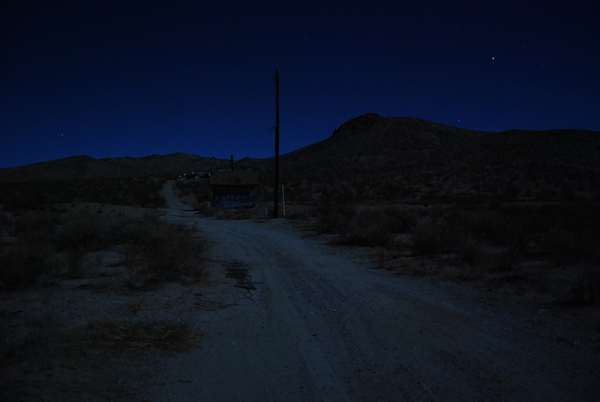
#> input picture Data/Images/Lane.jpg, 600 x 402 px
$ jupyter execute Histogram_Manipulation_for_Color_Correction.ipynb
#> lines starting #> are read from the running program, lines starting #| are printed output that depends on the picture
<a href="https://colab.research.google.com/github/mayur7garg/66DaysOfData/blob/main/Day%2022/Histogram_Manipulation_for_Color_Correction.ipynb" target="_parent"></a>

# Color correction using Histogram Manipulation

**Reference**:
- [Image Processing with Python: Color Correction using Histogram Manipulation](https://medium.com/swlh/image-processing-with-python-histogram-manipulation-on-digital-images-d4fb426d3513)

## Imports

[cell 1]
import numpy as np
import matplotlib
import matplotlib.pyplot as plt
from skimage.io import imread
from skimage import img_as_ubyte
from skimage.color import rgb2gray
from skimage.exposure import histogram, cumulative_distribution

## Loading the image

[cell 2]
image = imread('../Data/Images/Lane.jpg')
#> image is the input picture: shape (402, 600, 3); mean R, G, B 12.6, 19, 33.5
plt.figure(figsize = (10, 10))
plt.imshow(image)
plt.axis(False)
plt.title('Original Image', fontsize = 20)
plt.show()

## Color correction in grayscale

### PDF and CDF in grayscale

[cell 3]
fig, ax = plt.subplots(1, 2, figsize=(15,5))
image_gray = rgb2gray(image)
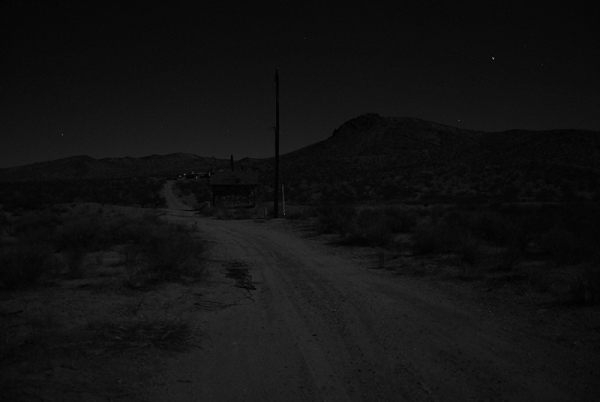
#> image_gray: shape (402, 600) float64; min 0, max 0.572, mean 0.0733
ax[0].imshow(image_gray, cmap='gray')
ax[0].axis(False)
ax[0].set_title('Grayscale Image', fontsize = 20)
ax1 = ax[1]
ax2 = ax1.twinx()
freq_h, bins_h = histogram(image_gray)
#> freq_h = 256 values, max 9839 at index 19, min 0 at index 86, mean 942.2; bins_h = 256 values from 0.00112 to 0.571
freq_c, bins_c = cumulative_distribution(image_gray)
#> freq_c = 256 values from 2.07e-05 to 1; bins_c = 256 values from 0.00112 to 0.571
ax1.step(bins_h, freq_h*1.0/freq_h.sum(), c='b', label='PDF')
ax2.step(bins_c, freq_c, c='r',  label='CDF')
ax1.set_ylabel('PDF', color='b', fontsize = 16, fontweight="bold")
ax2.set_ylabel('CDF', color='r', fontsize = 16, fontweight="bold")
ax[1].set_xlabel('Intensity value', fontsize = 16)
ax[1].set_title('Histogram of Pixel Intensity', fontsize = 20);
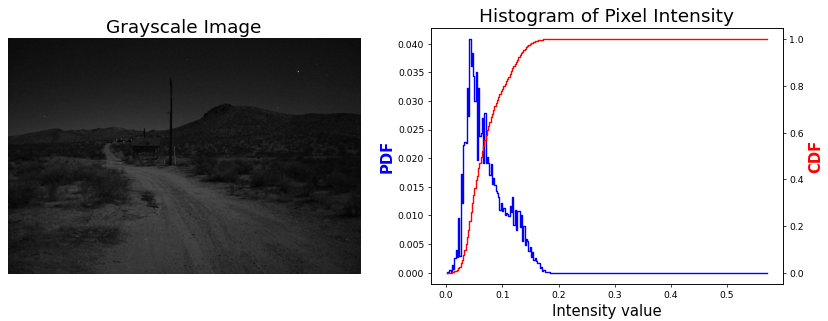
#> figure drawn by matplotlib, 3 panels; panel 2: curve peaks at x = 0.0436, y = 0.0408; panel 3: curve peaks at x = 0.571, y = 1

### Function to get the indices of all elements of array `y` in array `x`

[cell 4]
def get_indices(x, y):
    xsorted = np.argsort(x)
    ypos = np.searchsorted(x[xsorted], y)
    return xsorted[ypos]

### Color correction by translating the actual CDF to a linear target CDF

[cell 5]
image_intensity = img_as_ubyte(image_gray)
freq, bins = cumulative_distribution(image_intensity)
#> freq = 147 values from 2.07e-05 to 1; bins = 147 values from 0 to 146
target_bins = np.arange(255)
target_freq = np.linspace(0, 1, len(target_bins))
new_vals = np.interp(freq, target_freq, target_bins)
#> new_vals = 147 values from 0.00527 to 254
fig, ax = plt.subplots(1,2, figsize=(15,5))
ax[0].step(bins, freq, c='b', label='Actual CDF')
ax[0].plot(target_bins, target_freq, c='r', label='Target CDF')
ax[0].legend()
ax[0].set_title('Grayscale: Actual vs. '
                'Target CDF', fontsize = 16)
indices = get_indices(bins, image_intensity)
#> in get_indices, `xsorted = np.argsort(x)`: xsorted = 147 values from 0 to 146
ax[1].imshow(new_vals[indices].astype(np.uint8),
             cmap='gray')
ax[1].axis(False)
ax[1].set_title('Corrected Image in Grayscale', fontsize = 16)
plt.suptitle('Color correction in Grayscale', fontsize = 24)
plt.tight_layout(rect = [0, 0, 1, 0.9])
plt.show()
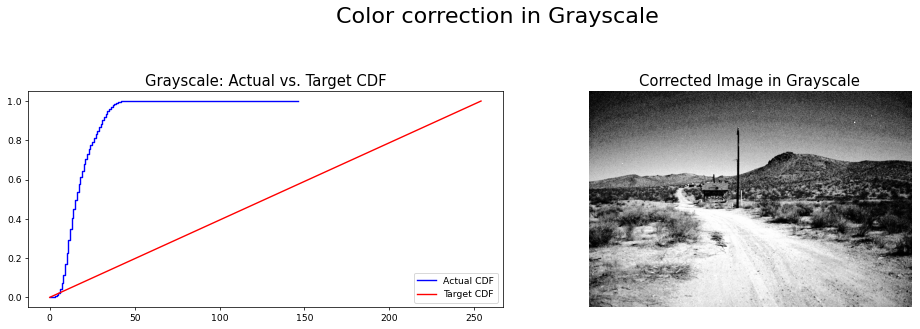
#> figure drawn by matplotlib, 2 panels; panel 1: curve peaks at x = 146, y = 1; panel 1: curve peaks at x = 254, y = 1

## Color Correction across RGB

### Function to show the linear CDF across a channel

[cell 6]
def show_linear_cdf(image, channel, name, ax):
    image_intensity = img_as_ubyte(image[:,:,channel])
    freq, bins = cumulative_distribution(image_intensity)
    target_bins = np.arange(255)
    target_freq = np.linspace(0, 1, len(target_bins))
    ax.step(bins, freq, c='b', label='Actual CDF')
    ax.plot(target_bins, target_freq, c='r', label='Target CDF')
    ax.legend()
    ax.set_title(f'{name} Channel: Actual vs. '
                 'Target CDF', fontsize = 16)

### Function to translate the CDF of a particular channel in the image to the target linear CDF

[cell 7]
def linear_distribution(image, channel):
#> called with channel = 0
    image_intensity = img_as_ubyte(image[:,:,channel])
    freq, bins = cumulative_distribution(image_intensity)
#> freq = 118 values from 0.00117 to 1; bins = 118 values from 0 to 117
    target_bins = np.arange(255)
    target_freq = np.linspace(0, 1, len(target_bins))
    new_vals = np.interp(freq, target_freq, target_bins)
#> new_vals = 118 values from 0.298 to 254
    indices = get_indices(bins, image_intensity)
    return new_vals[indices].astype(np.uint8)
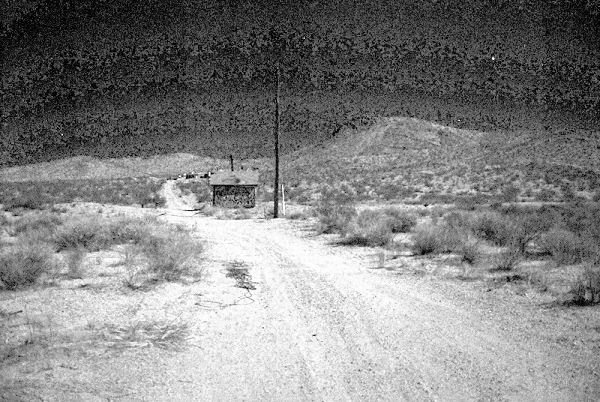
#> returned value: shape (402, 600); min 0, max 254, mean 132

### Corrected images across the RGB channels

[cell 8]
fig, ax = plt.subplots(3,2, figsize=(12,14))
red_channel = linear_distribution(image, 0)
green_channel = linear_distribution(image, 1)
#> call 2 of linear_distribution, with channel = 1
#> in linear_distribution (call 2), `freq, bins = cumulative_distribution(image_intensity)`: freq = 148 values from 2.07e-05 to 1; bins = 148 values from 0 to 147
#> in linear_distribution (call 2), `new_vals = np.interp(freq, target_freq, target_bins)`: new_vals = 148 values from 0.00527 to 254
#> in linear_distribution (call 2), `return new_vals[indices].astype(np.uint8)`:
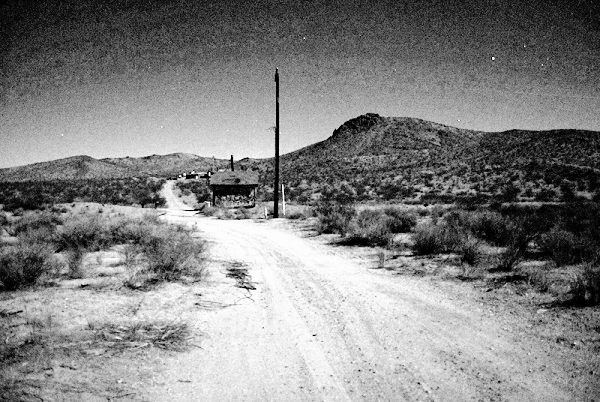
#> returned value: shape (402, 600); min 0, max 254, mean 131
blue_channel = linear_distribution(image, 2)
#> call 3 of linear_distribution, with channel = 2
#> in linear_distribution (call 3), `image_intensity = img_as_ubyte(image[:,:,channel])`:
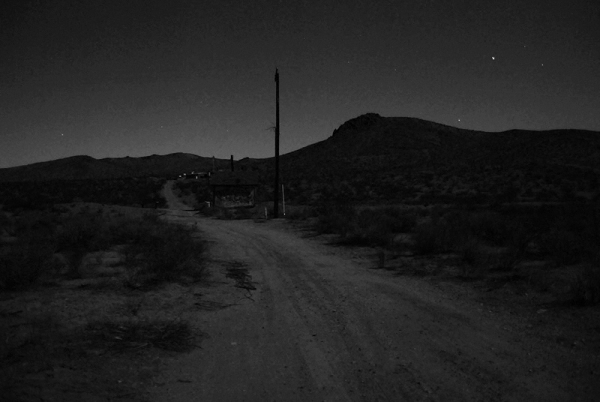
#> image_intensity: shape (402, 600); min 0, max 220, mean 33.5
#> in linear_distribution (call 3), `freq, bins = cumulative_distribution(image_intensity)`: freq = 221 values from 0.00012 to 1; bins = 221 values from 0 to 220
#> in linear_distribution (call 3), `new_vals = np.interp(freq, target_freq, target_bins)`: new_vals = 221 values from 0.0305 to 254
#> in linear_distribution (call 3), `return new_vals[indices].astype(np.uint8)`:
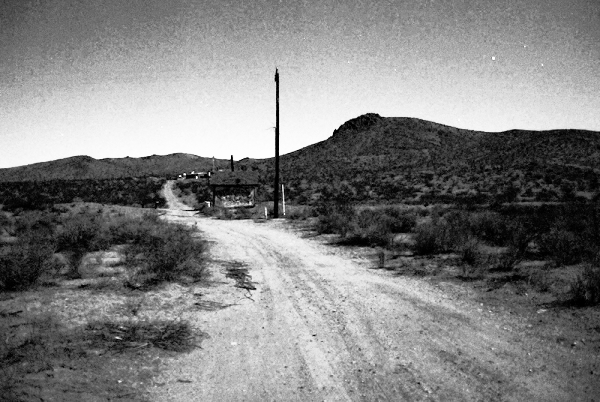
#> returned value: shape (402, 600); min 0, max 254, mean 128.6
show_linear_cdf(image, 0,'Red', ax[0,0])
#> in show_linear_cdf, `freq, bins = cumulative_distribution(image_intensity)`: freq = 118 values from 0.00117 to 1; bins = 118 values from 0 to 117
ax[0,1].imshow(red_channel, cmap='Reds')
ax[0,1].set_title('Corrected Image in Red Channel', fontsize = 16)
ax[0,1].axis(False)
show_linear_cdf(image, 1, 'Green', ax[1,0])
ax[1,1].imshow(green_channel, cmap='Greens')
ax[1,1].set_title('Corrected Image in Green Channel', fontsize = 16)
ax[1,1].axis(False)
show_linear_cdf(image, 2, 'Blue', ax[2,0])
ax[2,1].imshow(blue_channel, cmap='Blues')
ax[2,1].set_title('Corrected Image in Blue Channel', fontsize = 16)
ax[2,1].axis(False)
plt.suptitle('Color correction across RGB channels', fontsize = 24)
plt.tight_layout(rect = [0, 0, 0.9, 0.95])
plt.show()
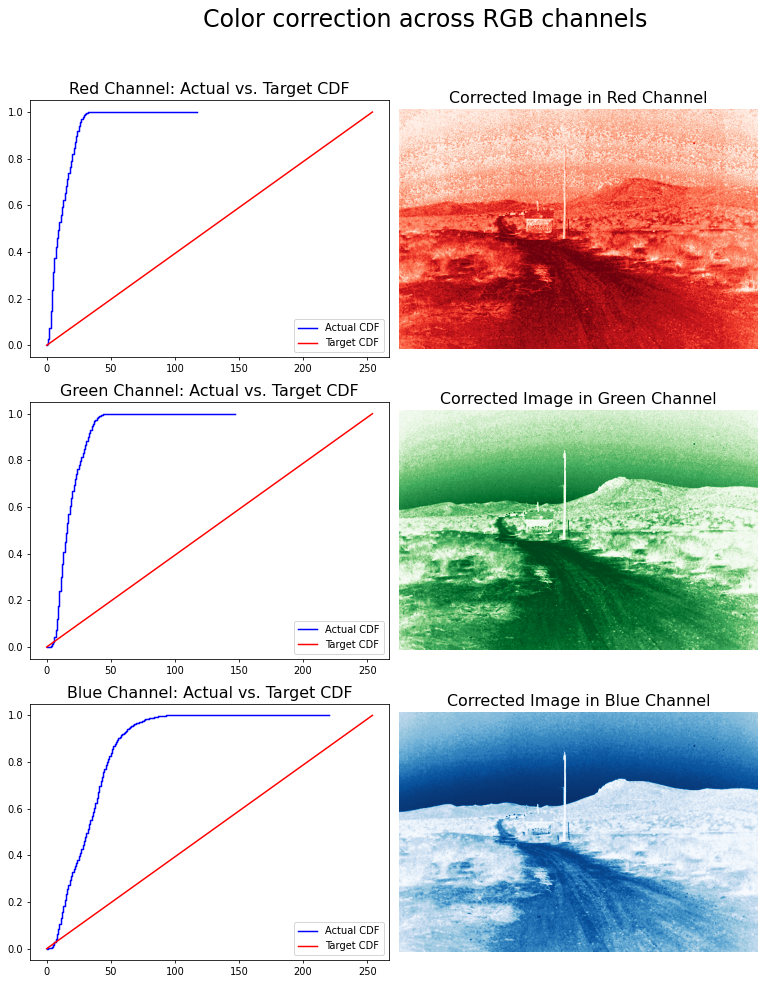
#> figure drawn by matplotlib, 6 panels; panel 1: curve peaks at x = 117, y = 1; panel 1: curve peaks at x = 254, y = 1; panel 3: curve peaks at x = 147, y = 1; panel 3: curve peaks at x = 254, y = 1

### Stacking the corrected channels to generate the final image

[cell 9]
fig, ax = plt.subplots(1,2, figsize=(15,5))
ax[0].imshow(image);
ax[0].axis(False)
ax[0].set_title('Original Image', fontsize = 18)
transformed_image = np.dstack([red_channel, green_channel, blue_channel])
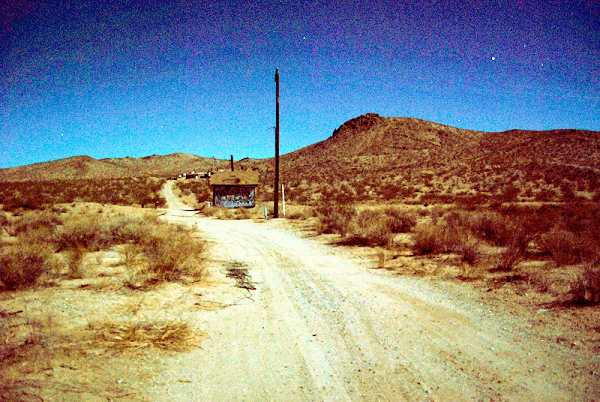
#> transformed_image: shape (402, 600, 3); mean of channels 0, 1, 2 132, 131, 128.6; drawn as R, G, B
ax[1].imshow(transformed_image);
ax[1].axis(False)
ax[1].set_title('Transformed Image', fontsize = 18)
plt.suptitle('Color correction using Histogram manipulation', fontsize = 24)
plt.tight_layout(rect = [0.1, 0, 0.9, 0.88]);

[cell 10]
matplotlib.image.imsave('transformed.jpg', transformed_image)
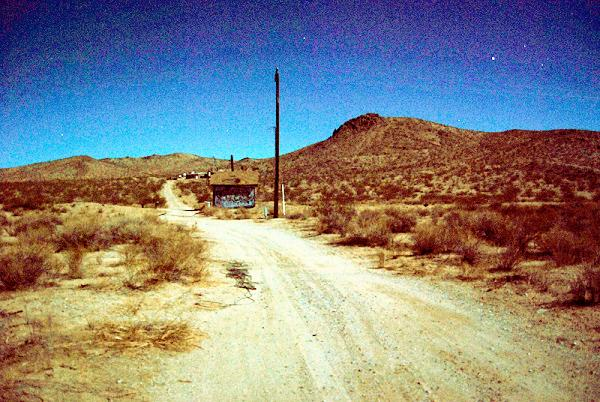
#> saved as transformed.jpg: shape (402, 600, 3); mean R, G, B 132, 131.1, 128.8
